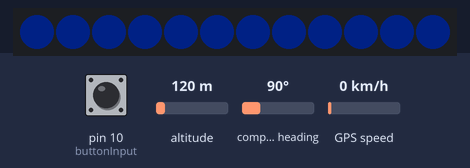
A sketch run on a simulated Arduino Mega 2560, built with avr-gcc and run on an emulated ATmega2560. Shown: 12 RGB LEDs in strip order, left to right. The test bench sets the inputs (shaded band); at power-on: pin 10 (buttonInput) HIGH, altitude 120 m, compass heading 90°, GPS speed 0 km/h. Dim RGB values are drawn brighter than linear; the GPS gets a fix after 3 s at 37.7749, -122.4194 with 8 satellites; what the sketch prints to the serial monitor is not drawn.

Above: at 0.1 s.
At 1.2 s:
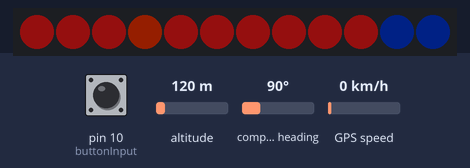
1.3 s: pin 10 (buttonInput) pulled LOW for 0.15 s
At 2.8 s:
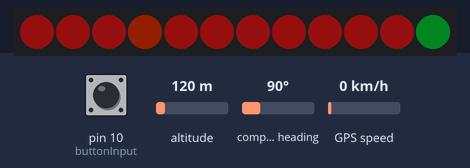
Timing chart, 0 to 2.3 s (numbered marks = the images above; inputs shaded):
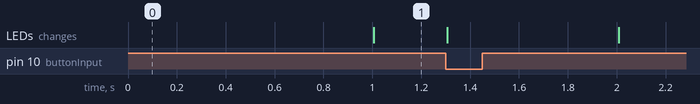

The sketch:

gps_clock.ino
```cpp
#include <SoftwareSerial.h>
#include <Wire.h>
#include <Adafruit_GFX.h>
#include <Adafruit_GPS.h>
#include <Adafruit_NeoPixel.h>
#ifdef __AVR__
#include <avr/power.h>
#endif

// Set to false to display time in 12 hour format, or true to use 24 hour:
#define TIME_24_HOUR      false

// neopixels ---------------------------------------------

#define PIN            6
#define NUMPIXELS      12
Adafruit_NeoPixel pixels = Adafruit_NeoPixel(NUMPIXELS, PIN, NEO_GRB + NEO_KHZ800);
int HOUR_OFFSET = 0;

// button ---------------------------------------------
int buttonInput = 10;
int buttonState = 0;

Adafruit_GPS gps(&Serial1);

uint32_t flora = pixels.Color(0, 8, 2, 0);
uint32_t grapefruit = pixels.Color(20, 2, 2, 0);
uint32_t flame = pixels.Color(20, 4, 0, 0);
uint32_t cobalt = pixels.Color(0, 2, 8, 0);


void setup() {

  // neopixels
  pixels.begin(); // This initializes the NeoPixel library.

  // button
  pinMode(buttonInput, INPUT_PULLUP);

  Serial.begin(115200);
  Serial.println("Clock starting!");

  // Setup the GPS using a 9600 baud connection (the default for most
  // GPS modules).
  gps.begin(9600);

  // Configure GPS to onlu output minimum data (location, time, fix).
  gps.sendCommand(PMTK_SET_NMEA_OUTPUT_RMCONLY);

  // Use a 1 hz, once a second, update rate.
  gps.sendCommand(PMTK_SET_NMEA_UPDATE_1HZ);

  // Enable the interrupt to parse GPS data.
  enableGPSInterrupt();
}

void loop() {
  buttonState = digitalRead(buttonInput);
  if (buttonState == LOW) {
    HOUR_OFFSET += 1;
    if (HOUR_OFFSET > 23) {
      HOUR_OFFSET = 0;
    }
    setTime();
    delay(500);
  }
  if (buttonState == HIGH) {
    setTime();
  }
}
void setTime() {

  // Check if GPS has new data and parse it.
  if (gps.newNMEAreceived()) {
    gps.parse(gps.lastNMEA());
  }
  Serial.println("------");
  Serial.println(gps.hour);
  Serial.println(HOUR_OFFSET);
  Serial.println("------");
  // Grab the current hours, minutes, seconds from the GPS.
  // This will only be set once the GPS has a fix!  Make sure to add
  int hours = gps.hour + HOUR_OFFSET;
  if (hours < 0) {
    hours = 24 + hours;
  }
  if (hours > 23) {
    hours = hours - 24;
  }
  int minutes = gps.minute;
  minutes = (minutes * 12) / 60;
  minutes = minutes - 1;
  int seconds = gps.seconds;

  // Do 24 hour to 12 hour format conversion when required.
  if (!TIME_24_HOUR) {
    // Handle when hours are past 12 by subtracting 12 hours (1200 value).
    if (hours > 12) {
      hours -= 12;
    }
    // Handle hour 0 (midnight) being shown as 12.
    else if (hours == 0) {
      hours += 12;
    }

    Serial.println("------");
    Serial.println(hours);
    Serial.println(minutes);
  }

  if (minutes == -1) {
    for (int i = 0; i < NUMPIXELS; i++) {

      // no data - display blue
      pixels.setPixelColor(i, cobalt);
      pixels.show(); // This sends the updated pixel color to the hardware.
    }
  } else {
    for (int i = 0; i < NUMPIXELS; i++) {

      // unused pixels are blue
      pixels.setPixelColor(i, cobalt);
    }
    for (int i = 0; i < hours; i++) {

      // hours are pink
      pixels.setPixelColor(i, grapefruit);
    }

    // minute pixel is green
    pixels.setPixelColor(minutes, flame);

    // blink the 12
    if (seconds % 2 == 0) {
      pixels.setPixelColor(11, flora);
    }
    pixels.show(); // This sends the updated pixel color to the hardware.
  }
}

SIGNAL(TIMER0_COMPA_vect) {

  // Use a timer interrupt once a millisecond to check for new GPS data.
  // This piggybacks on Arduino's internal clock timer for the millis()
  // function.
  gps.read();
}

void enableGPSInterrupt() {

  // Function to enable the timer interrupt that will parse GPS data.
  // Timer0 is already used for millis() - we'll just interrupt somewhere
  // in the middle and call the "Compare A" function above
  OCR0A = 0xAF;
  TIMSK0 |= _BV(OCIE0A);
}
```
